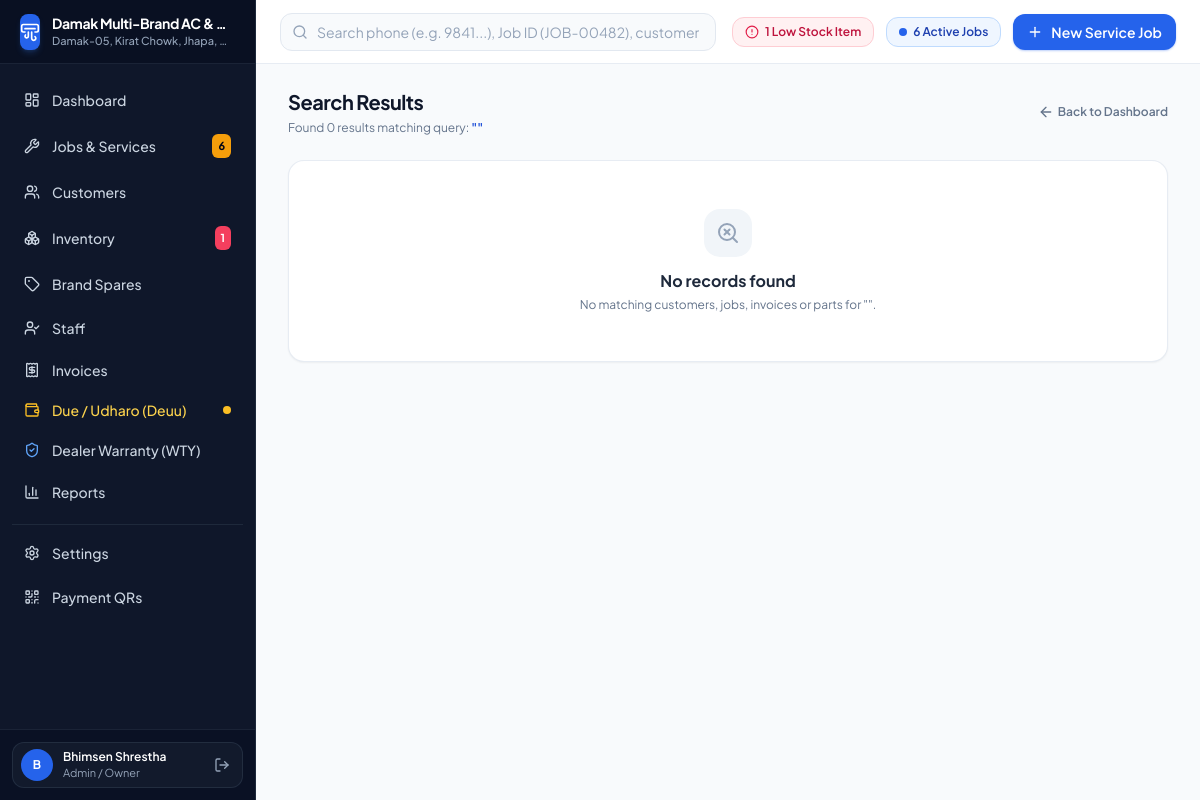
The app's page /search/ (signed in) with its own data.
### core/models.py (models this page shows, shortened)
class Business(models.Model):
    name = models.CharField(max_length=150, default="Damak Multi-Brand AC & Appliance Service Center")
    tagline = models.CharField(max_length=200, default="Expert AC, Refrigerator, Washing Machine & Cooler Service")
    owner_name = models.CharField(max_length=100, default="Workshop Owner")
    phone = models.CharField(max_length=30, default="9842622354")
    alt_phone = models.CharField(max_length=30, blank=True, default="023-580123")
    email = models.EmailField(blank=True, default="service@damakappliances.com")
    address = models.CharField(max_length=255, default="Damak-05, Kirat Chowk, Jhapa, Nepal")
    pan_number = models.CharField(max_length=50, blank=True, default="304859201")
    currency_symbol = models.CharField(max_length=10, default="Rs.")
    created_at = models.DateTimeField(auto_now_add=True)
    updated_at = models.DateTimeField(auto_now=True)
    class Meta:
        verbose_name_plural = "Businesses"

### accounts/models.py (models this page shows, shortened)
class StaffProfile(models.Model):
    ROLE_CHOICES = [
        ('ADMIN', 'Admin / Owner'),
        ('TECHNICIAN', 'Technician / Staff'),
    ]
    STATUS_CHOICES = [
        ('AVAILABLE', 'Available'),
        ('WORKING', 'Working'),
        ('ON_LEAVE', 'On Leave'),
    ]
    user = models.OneToOneField(User, on_delete=models.CASCADE, related_name='staff_profile')
    business = models.ForeignKey(Business, on_delete=models.CASCADE, related_name='staff_members')
    role = models.CharField(max_length=20, choices=ROLE_CHOICES, default='TECHNICIAN')
    phone = models.CharField(max_length=20, blank=True)
    emergency_contact = models.CharField(max_length=20, blank=True)
    address = models.CharField(max_length=255, blank=True, default="")
    status = models.CharField(max_length=20, choices=STATUS_CHOICES, default='AVAILABLE')
    specialization = models.CharField(max_length=200, blank=True, default="Multi-Brand Inverter & Split AC")
    avatar = models.ImageField(upload_to='avatars/', blank=True, null=True)
    joining_date = models.DateField(auto_now_add=True)
    notes = models.TextField(blank=True)
    class Meta:
        ordering = ['user__first_name', 'user__username']
    @property
    def is_technician(self):
        return self.role == 'TECHNICIAN' and not self.user.is_superuser

### core/views.py (the view, shortened to what this page needs)
# urls.py: path('search/', views.global_search_view, name='search'),
@login_required
def global_search_view(request):
    query = request.GET.get('q', '').strip()
    workshop = Business.objects.first()
    customers = []
    jobs = []
    invoices = []
    inventory_items = []
    staff_members = []
    is_tech = hasattr(request.user, 'staff_profile') and request.user.staff_profile.is_technician
    context = {
        'query': query,
        'customers': customers,
        'jobs': jobs,
        'invoices': invoices,
        'inventory_items': inventory_items,
        'staff_members': staff_members,
        'total_results': len(customers) + len(jobs) + len(invoices) + len(inventory_items) + len(staff_members),
    }
    return render(request, 'core/search_results.html', context)

### core/context_processors.py (called while the page is built)
def workshop_context(request):
    workshop = Business.objects.first()
    context = {
        'workshop': workshop,
        'low_stock_count': 0,
        'active_jobs_count': 0,
        'staff_profile': None,
    }
    if workshop:
        context['low_stock_count'] = InventoryItem.objects.filter(
            business=workshop,
            quantity__lte=models_f_expression()
        ).count() if hasattr(InventoryItem, 'objects') else 0
    if request.user.is_authenticated:
        if hasattr(request.user, 'staff_profile'):
            context['staff_profile'] = request.user.staff_profile
        if workshop:
            context['active_jobs_count'] = ServiceJob.objects.filter(
                business=workshop,
                status='IN_PROGRESS'
            ).count()
    return context

def models_f_expression():
    from django.db.models import F
    return F('minimum_stock')

### templates/core/search_results.html (shortened to what this page needs)
{% extends 'base.html' %}
{% load humanize %}
{% block content %}
<div class="space-y-6 max-w-6xl mx-auto">
    <div class="flex items-center justify-between">
        <div>
            <h1 class="text-xl font-bold text-slate-900 tracking-tight">Search Results</h1>
            <p class="text-xs text-slate-500 mt-1">Found {{ total_results }} result{{ total_results|pluralize }} matching query: <strong class="text-blue-700">"{{ query }}"</strong></p>
        </div>
        <a href="{% url 'core:dashboard' %}" class="text-xs font-semibold text-slate-500 hover:text-slate-800 flex items-center gap-1">
            <i data-lucide="arrow-left" class="w-4 h-4"></i>
            <span>Back to Dashboard</span>
        </a>
    </div>
    {% if total_results == 0 %}
    <div class="bg-white rounded-2xl border border-slate-200/80 shadow-sm p-12 text-center">
        <div class="w-12 h-12 rounded-2xl bg-slate-100 text-slate-400 flex items-center justify-center mx-auto mb-3">
            <i data-lucide="search-x" class="w-6 h-6"></i>
        </div>
        <h3 class="text-base font-bold text-slate-800">No records found</h3>
        <p class="text-xs text-slate-500 mt-1">No matching customers, jobs, invoices or parts for "{{ query }}".</p>
    </div>
    {% endif %}
</div>
{% endblock %}

### templates/sidebar.html
{% load static %}
<aside class="w-64 bg-slate-900 border-r border-slate-800 text-slate-300 flex flex-col shrink-0 select-none z-30">
    <div class="h-16 px-5 flex items-center gap-3 border-b border-slate-800/80 bg-slate-950/40">
        <div class="w-9 h-9 rounded-lg bg-blue-600 flex items-center justify-center text-white shadow-md shadow-blue-500/20">
            <i data-lucide="air-vent" class="w-5 h-5"></i>
        </div>
        <div class="min-w-0">
            <h1 class="text-sm font-bold text-white tracking-tight truncate">{{ workshop.name|default:"AC Service Workshop" }}</h1>
            <p class="text-[11px] text-slate-400 font-medium truncate">{{ workshop.address|default:"Workshop Location" }}</p>
        </div>
    </div>
    <nav class="flex-1 px-3 py-4 space-y-1 overflow-y-auto sidebar-scroll">
        <a href="{% url 'core:dashboard' %}" class="flex items-center gap-3 px-3 py-2.5 rounded-xl text-sm font-medium transition-colors {% if request.resolver_match.url_name == 'dashboard' %}bg-blue-600 text-white shadow-sm shadow-blue-600/30{% else %}text-slate-300 hover:text-white hover:bg-slate-800/60{% endif %}">
            <i data-lucide="layout-dashboard" class="w-4 h-4"></i>
            <span>Dashboard</span>
        </a>
        <a href="{% url 'services:job_list' %}" class="flex items-center justify-between px-3 py-2.5 rounded-xl text-sm font-medium transition-colors {% if 'services' in request.resolver_match.app_names %}bg-blue-600 text-white shadow-sm shadow-blue-600/30{% else %}text-slate-300 hover:text-white hover:bg-slate-800/60{% endif %}">
            <div class="flex items-center gap-3">
                <i data-lucide="wrench" class="w-4 h-4"></i>
                <span>Jobs & Services</span>
            </div>
            {% if active_jobs_count > 0 %}
            <span class="px-1.5 py-0.5 text-[11px] font-bold rounded-md bg-amber-500 text-slate-950">{{ active_jobs_count }}</span>
            {% endif %}
        </a>
        <a href="{% url 'customers:customer_list' %}" class="flex items-center gap-3 px-3 py-2.5 rounded-xl text-sm font-medium transition-colors {% if 'customers' in request.resolver_match.app_names %}bg-blue-600 text-white shadow-sm shadow-blue-600/30{% else %}text-slate-300 hover:text-white hover:bg-slate-800/60{% endif %}">
            <i data-lucide="users" class="w-4 h-4"></i>
            <span>Customers</span>
        </a>
        <a href="{% url 'inventory:inventory_list' %}" class="flex items-center justify-between px-3 py-2.5 rounded-xl text-sm font-medium transition-colors {% if 'inventory' in request.resolver_match.app_names and 'brands' not in request.path %}bg-blue-600 text-white shadow-sm shadow-blue-600/30{% else %}text-slate-300 hover:text-white hover:bg-slate-800/60{% endif %}">
            <div class="flex items-center gap-3">
                <i data-lucide="boxes" class="w-4 h-4"></i>
                <span>Inventory</span>
            </div>
            {% if low_stock_count > 0 %}
            <span class="px-1.5 py-0.5 text-[11px] font-bold rounded-md bg-rose-500 text-white animate-pulse" title="{{ low_stock_count }} Low Stock Items">{{ low_stock_count }}</span>
            {% endif %}
        </a>
        <a href="{% url 'inventory:brand_list' %}" class="flex items-center gap-3 px-3 py-2.5 rounded-xl text-sm font-medium transition-colors {% if 'brands' in request.path %}bg-blue-600 text-white shadow-sm shadow-blue-600/30{% else %}text-slate-300 hover:text-white hover:bg-slate-800/60{% endif %}">
            <i data-lucide="tag" class="w-4 h-4"></i>
            <span>Brand Spares</span>
        </a>
        <a href="{% url 'accounts:staff_list' %}" class="flex items-center gap-3 px-3 py-2.5 rounded-xl text-sm font-medium transition-colors {% if 'staff' in request.path %}bg-blue-600 text-white shadow-sm shadow-blue-600/30{% else %}text-slate-300 hover:text-white hover:bg-slate-800/60{% endif %}">
            <i data-lucide="user-check" class="w-4 h-4"></i>
            <span>Staff</span>
        </a>
        <a href="{% url 'billing:invoice_list' %}" class="flex items-center gap-3 px-3 py-2 rounded-xl text-sm font-medium transition-colors {% if request.path == '/billing/' %}bg-blue-600 text-white shadow-sm shadow-blue-600/30{% else %}text-slate-300 hover:text-white hover:bg-slate-800/60{% endif %}">
            <i data-lucide="receipt" class="w-4 h-4"></i>
            <span>Invoices</span>
        </a>
        <a href="{% url 'billing:credit_ledger' %}" class="flex items-center justify-between px-3 py-2 rounded-xl text-sm font-medium transition-colors {% if 'due' in request.path %}bg-amber-600 text-white shadow-sm shadow-amber-600/30{% else %}text-amber-300 hover:text-white hover:bg-slate-800/60{% endif %}">
            <div class="flex items-center gap-3">
                <i data-lucide="wallet" class="w-4 h-4 text-amber-400"></i>
                <span>Due / Udharo (Deuu)</span>
            </div>
            <span class="w-2 h-2 rounded-full bg-amber-400"></span>
        </a>
        <a href="{% url 'billing:warranty_claims' %}" class="flex items-center gap-3 px-3 py-2 rounded-xl text-sm font-medium transition-colors {% if 'warranty-claims' in request.path or 'dealers' in request.path %}bg-blue-600 text-white shadow-sm shadow-blue-600/30{% else %}text-slate-300 hover:text-white hover:bg-slate-800/60{% endif %}">
            <i data-lucide="shield-check" class="w-4 h-4 text-blue-400"></i>
            <span>Dealer Warranty (WTY)</span>
        </a>
        <a href="{% url 'reports:reports_index' %}" class="flex items-center gap-3 px-3 py-2.5 rounded-xl text-sm font-medium transition-colors {% if 'reports' in request.resolver_match.app_names %}bg-blue-600 text-white shadow-sm shadow-blue-600/30{% else %}text-slate-300 hover:text-white hover:bg-slate-800/60{% endif %}">
            <i data-lucide="bar-chart-3" class="w-4 h-4"></i>
            <span>Reports</span>
        </a>
        <div class="pt-2 pb-1">
            <div class="h-px bg-slate-800"></div>
        </div>
        <a href="{% url 'core:settings' %}" class="flex items-center gap-3 px-3 py-2.5 rounded-xl text-sm font-medium transition-colors {% if 'settings' in request.path and 'payment-qr' not in request.path %}bg-blue-600 text-white shadow-sm shadow-blue-600/30{% else %}text-slate-300 hover:text-white hover:bg-slate-800/60{% endif %}">
            <i data-lucide="settings" class="w-4 h-4"></i>
            <span>Settings</span>
        </a>
        <a href="{% url 'core:payment_qr_settings' %}" class="flex items-center gap-3 px-3 py-2.5 rounded-xl text-sm font-medium transition-colors {% if 'payment-qr' in request.path %}bg-blue-600 text-white shadow-sm shadow-blue-600/30{% else %}text-slate-300 hover:text-white hover:bg-slate-800/60{% endif %}">
            <i data-lucide="qr-code" class="w-4 h-4"></i>
            <span>Payment QRs</span>
        </a>
    </nav>
    <div class="p-3 border-t border-slate-800/80 bg-slate-950/30">
        <div class="flex items-center justify-between px-2 py-1.5 rounded-xl bg-slate-800/40 border border-slate-700/50">
            <div class="flex items-center gap-2.5 min-w-0">
                <div class="w-8 h-8 rounded-full bg-blue-600 flex items-center justify-center text-white text-xs font-bold uppercase shrink-0">
                    {{ user.first_name|default:user.username|slice:":1" }}
                </div>
                <div class="min-w-0">
                    <p class="text-xs font-semibold text-white truncate">{{ user.get_full_name|default:user.username }}</p>
                    <p class="text-[11px] text-slate-400 capitalize truncate">{{ user.staff_profile.get_role_display|default:"Staff" }}</p>
                </div>
            </div>
            <a href="{% url 'accounts:logout' %}" title="Sign out" class="text-slate-400 hover:text-rose-400 transition-colors p-1">
                <i data-lucide="log-out" class="w-4 h-4"></i>
            </a>
        </div>
    </div>
</aside>

### templates/base.html (style rules this page uses)
body { font-family: 'Plus Jakarta Sans', -apple-system, BlinkMacSystemFont, "Segoe UI", Roboto, sans-serif; color: #1e293b; }

### records on screen
Business: name "Damak Multi-Brand AC &…", address "Damak-05, Kirat Chowk, Jhapa,…"

### other values on screen
{{ active_jobs_count }} "6"
{{ low_stock_count }} "1"
{{ user.first_name|default:user.username|slice:":1" }} "B"
{{ user.get_full_name|default:user.username }} "Bhimsen Shrestha"
{{ user.staff_profile.get_role_display|default:"Staff" }} "Admin / Owner"
{{ active_jobs_count|default:"0" }} "6"
{{ total_results }} "0"
